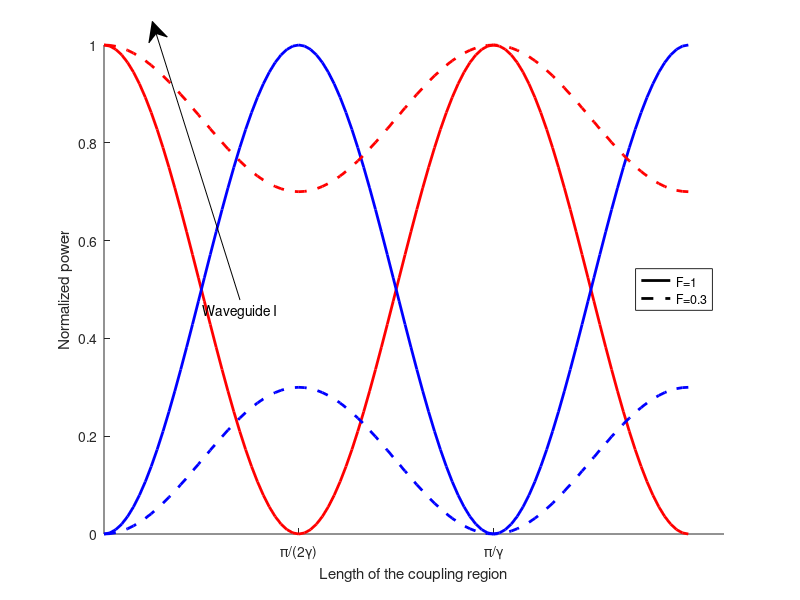

Reproduce this figure in MATLAB.
function coupling_plot()
  z=linspace(0, pi+pi/2);
  [A, B] = getPower(1, z);
  [Aw, Bw] = getPower(0.3, z);
  figure;
  hold on;
  
  set(0, 'DefaultLineLineWidth', 2);
  
  plot(z,A, 'r-');
  plot(z,B, 'b-');
  plot(z,Aw, 'r--');
  plot(z,Bw, 'b--');
  
  %legend({'F=1','F=0.3'});
  
  xlabel('Length of the coupling region');
  ylabel('Normalized power');
  
  xticks([pi/2, pi]);
  xticklabels({'\pi/(2\gamma)','\pi/\gamma'});
  
  h = zeros(2, 1);
  h(1) = plot(NaN,NaN,'k-');
  h(2) = plot(NaN,NaN,'k--');
  legend(h, 'F=1','F=0.3', 'location', 'east');
  
  n = 5;
  x = [0.3, z(n)];
  y = [0.5, A(n)];
  annotation('textarrow', x, y, 'String', 'Waveguide I');
  

end

function [A, B] = getPower(F, z)
  % F = (kappa/gamma).^2;
  %kappa = 1;
  %gamma = kappa./sqrt(F);
  gamma = 1;
  B = F*(sin(gamma*z)).^2;
  A = 1 - B;
end
